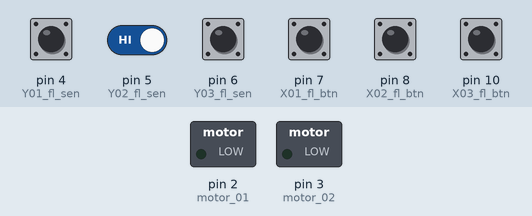
A sketch run on a simulated Arduino Uno, built with avr-gcc and run on an emulated ATmega328P. Shown: switched loads named in the sketch (green lamp = pin HIGH). Inputs (shaded band) come from the test bench; at power-on: pin 4 (Y01_fl_sen), pin 5 (Y02_fl_sen), pin 6 (Y03_fl_sen), pin 7 (X01_fl_btn), pin 8 (X02_fl_btn), pin 10 (X03_fl_btn) HIGH. What the sketch prints to the serial monitor is not drawn.

Above: at 1.2 s.
1.3 s: pin 8 (X02_fl_btn) pulled LOW for 0.15 s
At 2.2 s:
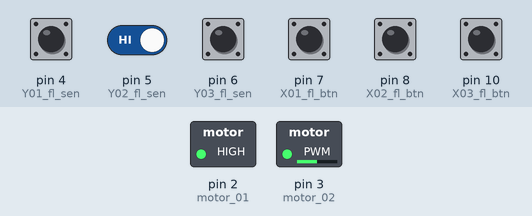
2.9 s: pin 4 (Y01_fl_sen) pulled LOW for 0.15 s
At 4.0 s:
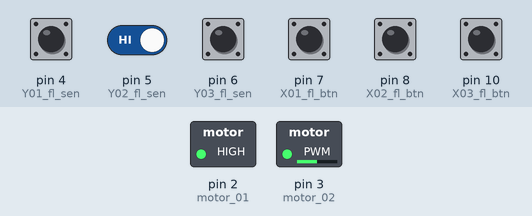
4.5 s: pin 7 (X01_fl_btn) pulled LOW for 0.15 s
At 5.6 s:
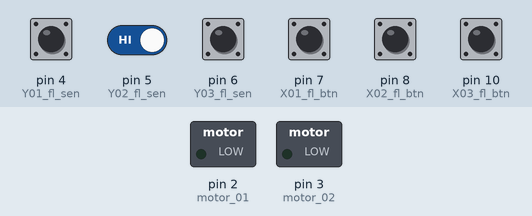
6.1 s: pin 4 (Y01_fl_sen) pulled LOW for 1 s
At 6.9 s:
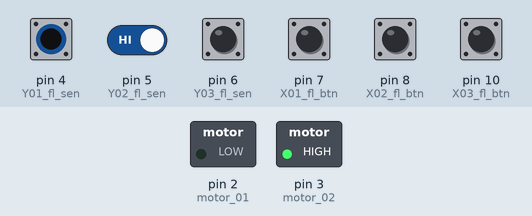
8.6 s: pin 8 (X02_fl_btn) pulled LOW for 1 s
At 10.0 s:
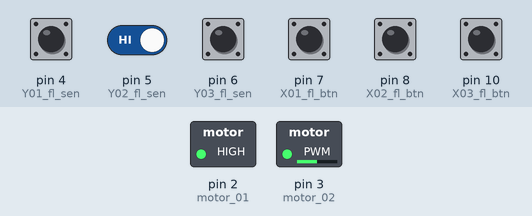
11.1 s: pin 4 (Y01_fl_sen) driven LOW and pin 5 (Y02_fl_sen) driven LOW
At 11.9 s:
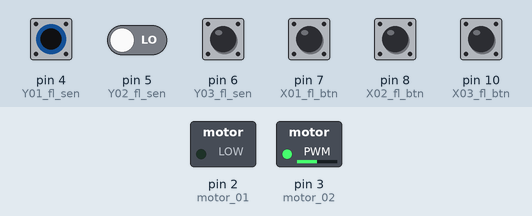
Timing chart, 0 to 13.6 s (numbered marks = the images above; inputs shaded):
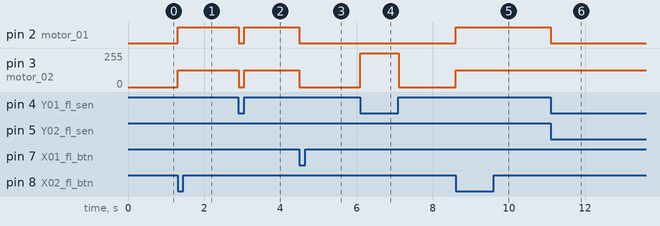

The sketch:

sketch_oct29a.ino
```cpp
#define motor_01 2
#define motor_02 3

#define X01_fl_btn 7
#define X02_fl_btn 8
#define X03_fl_btn 10


#define Y01_fl_sen 4
#define Y02_fl_sen 5
#define Y03_fl_sen 6


int x = 0;
int y = 0;

void setup() {
  pinMode(motor_01, OUTPUT);
  pinMode(motor_02, OUTPUT);

  pinMode(X01_fl_btn, INPUT_PULLUP);
  pinMode(X02_fl_btn, INPUT_PULLUP);
  pinMode(X03_fl_btn, INPUT_PULLUP);


  pinMode(Y01_fl_sen, INPUT_PULLUP);
  pinMode(Y02_fl_sen, INPUT_PULLUP);
  pinMode(Y03_fl_sen, INPUT_PULLUP);


  Serial.begin(9600);


}

void loop() {

  Serial.println(x);
  Serial.println(y);


  if (digitalRead(Y01_fl_sen) == HIGH) {
    x = 1;
  } else if (digitalRead(Y02_fl_sen) == HIGH) {
    x = 2;
  } else if (digitalRead(Y03_fl_sen) == HIGH) {
    x = 3;
  }


  if (digitalRead(X01_fl_btn) == LOW) {
    y = 1;
  } else if (digitalRead(X02_fl_btn) == LOW) {
    y = 2;
  } else if (digitalRead(X03_fl_btn) == LOW) {
    y = 3;
  }


  if (y == 1) {
    if (x == 1) {
      digitalWrite(motor_01, LOW);
      analogWrite(motor_02, 0);
    } else if (x == 2) {
      digitalWrite(motor_01, LOW); //up
      digitalWrite(motor_02, 127);
      if (x == 1) {
        digitalWrite(motor_01, LOW);
        analogWrite(motor_02, 0);
      }
    } else if (x == 3) {
      digitalWrite(motor_01, LOW); //up
      analogWrite(motor_02, 127);
      if (x == 1) {
        digitalWrite(motor_01, LOW);
        analogWrite(motor_02, 0);
      }
    } else if (x == 4) {
      digitalWrite(motor_01, LOW); //up
      analogWrite(motor_02, 127);
      if (x == 1) {
        digitalWrite(motor_01, LOW);
        analogWrite(motor_02, 0);
      }
    }

  }


  if (y == 2) {
    if (x == 2) {
      digitalWrite(motor_01, LOW);
      analogWrite(motor_02, 0);
    } else if (x == 1) {
      digitalWrite(motor_01, HIGH); //down
      analogWrite(motor_02, 127);
      if (x == 2) {
        digitalWrite(motor_01, LOW);
        analogWrite(motor_02, 0);
      }
    } else if (x == 3) {
      digitalWrite(motor_01, LOW); //up
      analogWrite(motor_02, 127);
      if (x == 2) {
        digitalWrite(motor_01, LOW);
        analogWrite(motor_02, 0);
      }
    } else if (x == 4) {
      digitalWrite(motor_01, LOW); //up
      analogWrite(motor_02, 127);
      if (x == 2) {
        digitalWrite(motor_01, LOW);
        analogWrite(motor_02, 0);
      }
    }

  }

  if (y == 3) {
    if (x == 3) {
      digitalWrite(motor_01, LOW);
      analogWrite(motor_02, 0);
    } else if (x == 1) {
      digitalWrite(motor_01, HIGH); //down
      analogWrite(motor_02, 127);
      if (x == 3) {
        digitalWrite(motor_01, LOW);
        analogWrite(motor_02, 0);
      }
    } else if (x == 2) {
      digitalWrite(motor_01, HIGH); //down
      analogWrite(motor_02, 127);
      if (x == 3) {
        digitalWrite(motor_01, LOW);
        analogWrite(motor_02, 0);
      }
    } else if (x == 4) {
      digitalWrite(motor_01, LOW); //up
      analogWrite(motor_02, 127);
      if (x == 3) {
        digitalWrite(motor_01, LOW);
        analogWrite(motor_02, 0);
      }
    }

  }

  if (y == 4) {
    if (x == 4) {
      digitalWrite(motor_01, LOW);
      digitalWrite(motor_02, 0);
    } else if (x == 2) {
      digitalWrite(motor_01, HIGH); //down
      analogWrite(motor_02, 127);
      if (x == 4) {
        digitalWrite(motor_01, LOW);
        analogWrite(motor_02, 0);
      }
    } else if (x == 3) {
      digitalWrite(motor_01, HIGH); //down
      analogWrite(motor_02, 127);
      if (x == 4) {
        digitalWrite(motor_01, LOW);
        analogWrite(motor_02, 0);
      }
    } else if (x == 1) {
      digitalWrite(motor_01, HIGH); //down
      analogWrite(motor_02, 127);
      if (x == 4) {
        digitalWrite(motor_01, LOW);
        analogWrite(motor_02, 0);
      }
    }

  }


}
```

Measured:
- after the input at 1.3 s, pin 2 (motor_01): LOW → HIGH at once; pin 3 (motor_02): 0/255 → 127/255 at once
- after the input at 2.9 s, pin 2 (motor_01): HIGH → LOW at once, → HIGH 0.15 s later; pin 3 (motor_02): 127/255 → 0/255 at once, → 127/255 0.15 s later
- after the input at 4.5 s, pin 2 (motor_01): HIGH → LOW at once; pin 3 (motor_02): 127/255 → 0/255 at once
- after the input at 6.1 s, pin 3 (motor_02): 0/255 → 255/255 at once, → 0/255 1.0 s later
- after the input at 8.6 s, pin 2 (motor_01): LOW → HIGH at once; pin 3 (motor_02): 0/255 → 127/255 at once
- after the input at 11.1 s, pin 2 (motor_01): HIGH → LOW at once
